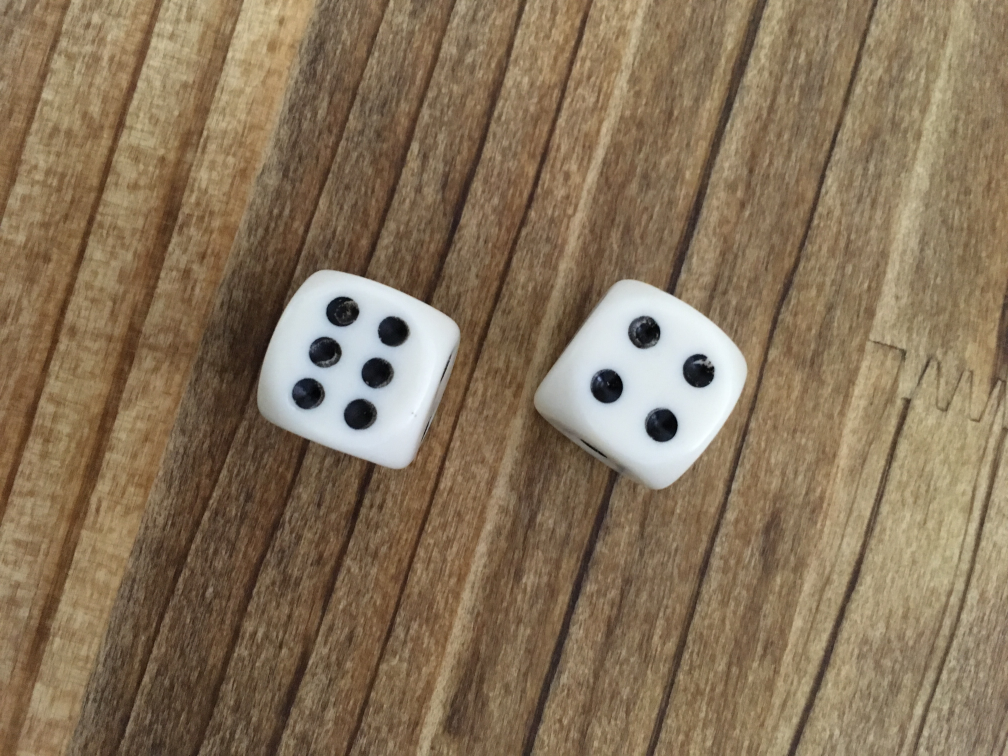
#> input picture images/saikoros_on_the_desk.jpg, 4032 x 3024 px (shown at 1/4 size)
$ python count.py   (older library calls are emulated)
#> lines starting #> are read from the running program, lines starting #| are printed output that depends on the picture; after the words box and inside, x2 and y2 are one past the last pixel; in counts of white or black regions, pixels touching at a corner belong together
# -*- coding: utf-8

import cv2
import matplotlib.pyplot as plt


def main():
    images=[
        'images/saikoros_on_the_desk.jpg',
    ]

    for img in images:
        img_org = cv2.imread(img)
#> img_org is the input picture: shape (3024, 4032, 3); mean B, G, R 89.7, 115, 134.7
        height, width = img_org.shape[:2]
#> height = 3024; width = 4032
        img_org = cv2.resize(img_org, (int(width/8), int(height/8)))
#> img_org: shape (378, 504, 3)

        # to gray
        img = cv2.cvtColor(img_org, cv2.COLOR_BGR2GRAY)
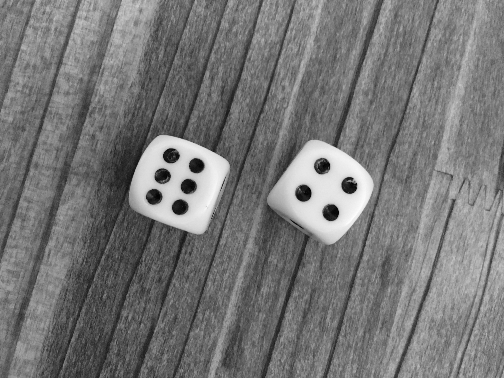
#> img: shape (378, 504); min 2, max 253, mean 118.1

        # バイラテラルフィルタ（平滑化）
        img = cv2.bilateralFilter(img, 3, 24, 2)

        # Canny
        img = cv2.Canny(img, 50, 120)
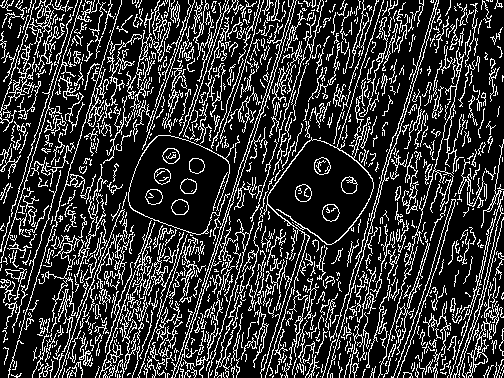
#> img: shape (378, 504); 20.9% white in thin lines or dots

        # サイコロが大部分が白色なので、それを利用してサイコロ部分だけ抜き出す。
        whiteLower = (150, 150, 150)
        whiteUpper = (255, 255, 255)
        mask = cv2.inRange(img_org, whiteLower, whiteUpper)
#> mask: shape (378, 504); 6.2% white; 129 white regions (126 under 20 px), largest, box (x1, y1, x2, y2) and area: (270, 140, 374, 244) 5823, (129, 135, 230, 234) 5646, (451, 104, 455, 116) 22
        mask = cv2.erode(mask, None, iterations=2)
#> mask: shape (378, 504); 4.4% white; 2 white regions, box (x1, y1, x2, y2) and area: (273, 142, 371, 242) 4401, (133, 137, 227, 232) 3965
        mask = cv2.dilate(mask, None, iterations=2)
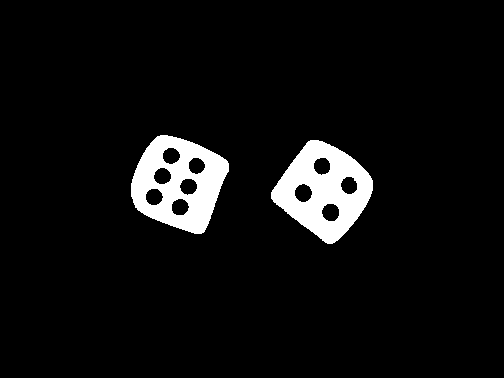
#> mask: shape (378, 504); 6% white; 2 white regions

        # サイコロの輪郭検出
        _, contours, _ = cv2.findContours(mask, cv2.RETR_EXTERNAL,
		                          cv2.CHAIN_APPROX_SIMPLE)
#> contours = 2 contours; box (x1, y1, x2, y2) and area: (131, 135, 229, 234) 6734, (271, 140, 373, 244) 6576

        # 輪郭を面積が大きい順に並べ替える。
        contours.sort(key=cv2.contourArea, reverse=True)

        eyes_of_saikoros = []

        for i, contour in enumerate(contours):
            # サイコロを囲む四角。傾いていても気にしない。
            x,y,width,height = cv2.boundingRect(contour)
            # cv2.rectangle(img_org,(x,y),(x+width,y+height),(0,255,0),2)

            mask_saikoro = mask[y:y+height,x:x+width]
            img_org_saikoro = img_org[y:y+height,x:x+width]

            height, width = mask_saikoro.shape[:2]
            mask_saikoro = cv2.resize(mask_saikoro, (int(width*4), int(height*4)))
            img_org_saikoro = cv2.resize(img_org_saikoro, (int(width*4), int(height*4)))
            x,y,width,height = (x*4, y*4, width*4, height*4)

            cv2.imshow('saikoro', img_org_saikoro)
            cv2.imshow('saikoro', mask_saikoro)
            cv2.waitKey(0)
            cv2.destroyAllWindows()

            # サイコロを囲む四角の大きさからサイコロの目の大きさを計算
            # （傾いている場合もあるので厳密ではない）
            eye_radius_min = int((((height + width) / 2) / 100))
            eye_radius_max = int((((height + width) / 2) / 4))
            eye_min_dist = int((((height + width) / 2) / 20))

            print("height {} width {} eye raius min {} max{} min dist {}".format(height, width, eye_radius_min, eye_radius_max, eye_min_dist))

            # 球の大きさはあくまで入力の画像に合わせているのにすぎないので、別の画像を使用する場合は要調整
            circles = cv2.HoughCircles(mask_saikoro, cv2.HOUGH_GRADIENT,
                                       # param1の値は大きい方がよいっぽい
                                       dp=2, minDist=eye_min_dist,
                                       param1=200, param2=40, minRadius=eye_radius_min, maxRadius=eye_radius_max)
                                       # dp=2, minDist=5,

            if circles is None:
                raise Exception("cannot find eye of saikoro")

            for i, circle in enumerate(circles[0]):
                x, y, r = circle
                cv2.circle(img_org_saikoro, (int(x),int(y)), 3, (0, 0, 255), 3)
                cv2.rectangle(img_org_saikoro, (x-r,y-r), (x+r, y+r), (255,255,0),1)

            cv2.imshow('counters', img_org_saikoro)
            cv2.waitKey(0)
            cv2.destroyAllWindows()

            eyes_of_saikoros.append(len(circles[0]))
#> this loop made 2 passes
#> (width, height, eye_radius_min, eye_radius_max, eye_min_dist) on passes 1 to 2: (392, 396, 3, 98, 19), (408, 416, 4, 103, 20)
#| height 396 width 392 eye raius min 3 max98 min dist 19
#| height 416 width 408 eye raius min 4 max103 min dist 20
#> pass 1, in main, `mask_saikoro = cv2.resize(mask_saikoro, (int(width*4), int(height*4)))`:
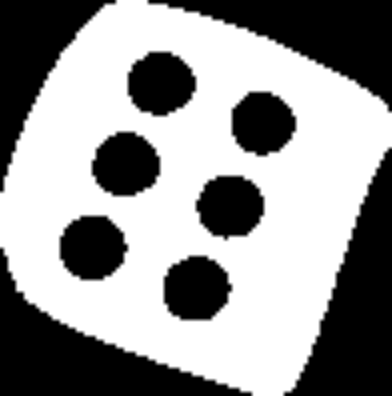
#> mask_saikoro: shape (396, 392); min 0, max 255, mean 147.7
#> pass 1, in main, `img_org_saikoro = cv2.resize(img_org_saikoro, (int(width*4), int(heigh..`:
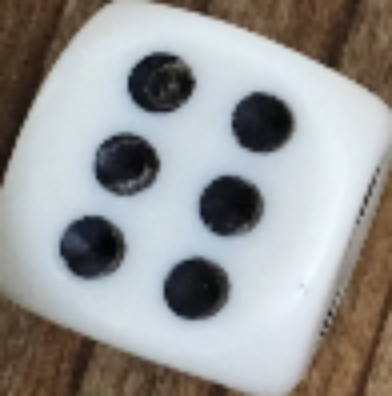
#> img_org_saikoro: shape (396, 392, 3); mean B, G, R 150.6, 151.8, 151.6
#> after the loop:
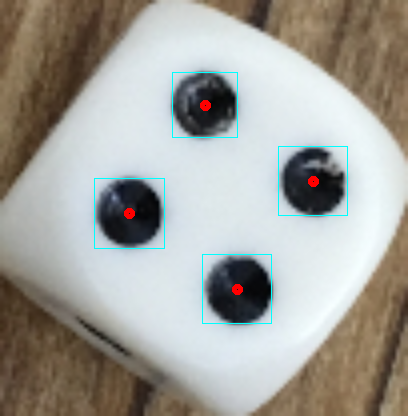
#> img_org_saikoro: shape (416, 408, 3); mean B, G, R 155.6, 161.5, 162.5
#> after the loop:
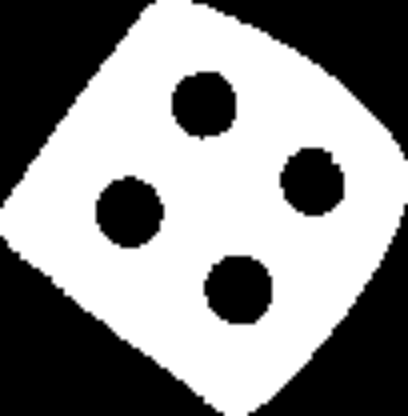
#> mask_saikoro: shape (416, 408); min 0, max 255, mean 139.7
#> after the loop, eyes_of_saikoros = [6, 4]

        print("Sum is {} {}".format(sum(eyes_of_saikoros), eyes_of_saikoros))
#| Sum is 10 [6, 4]


if __name__ == '__main__':
    main()
